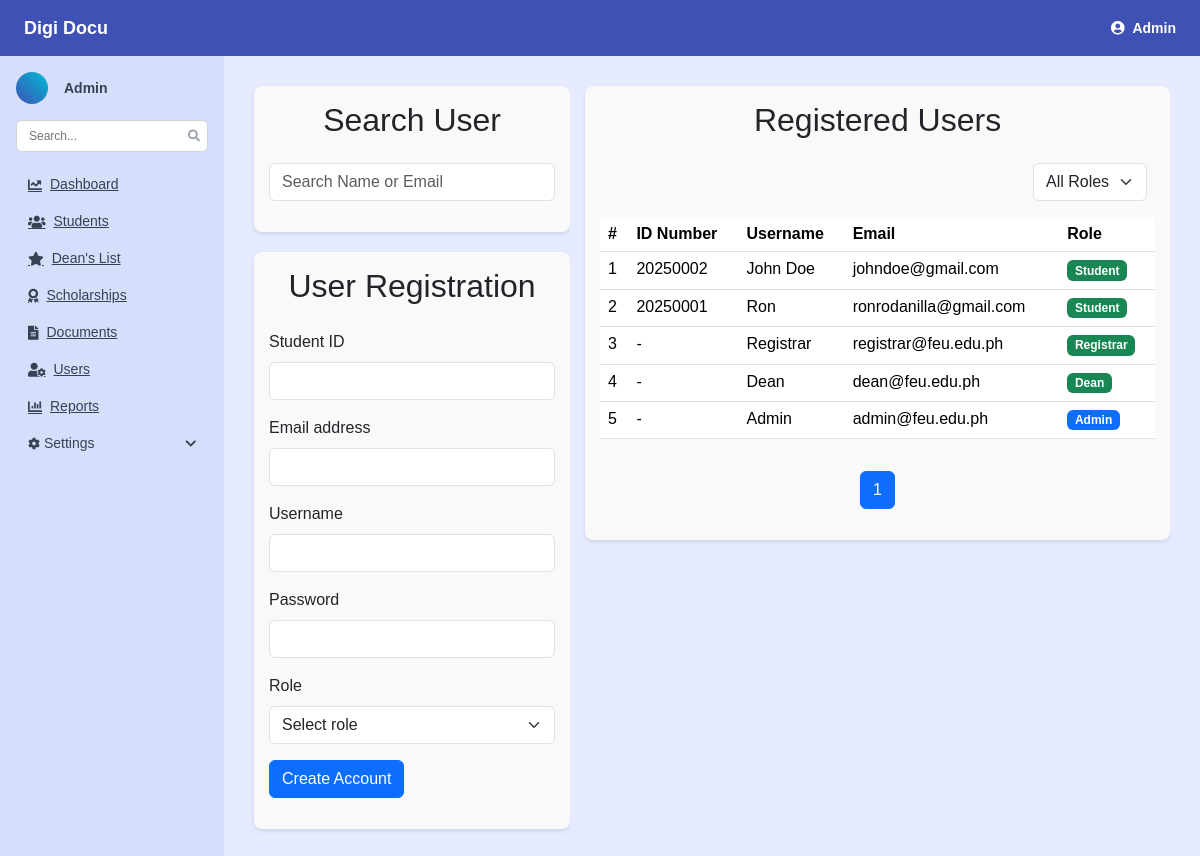
/users.php (signed in), run on an earlier commit of the app's database.
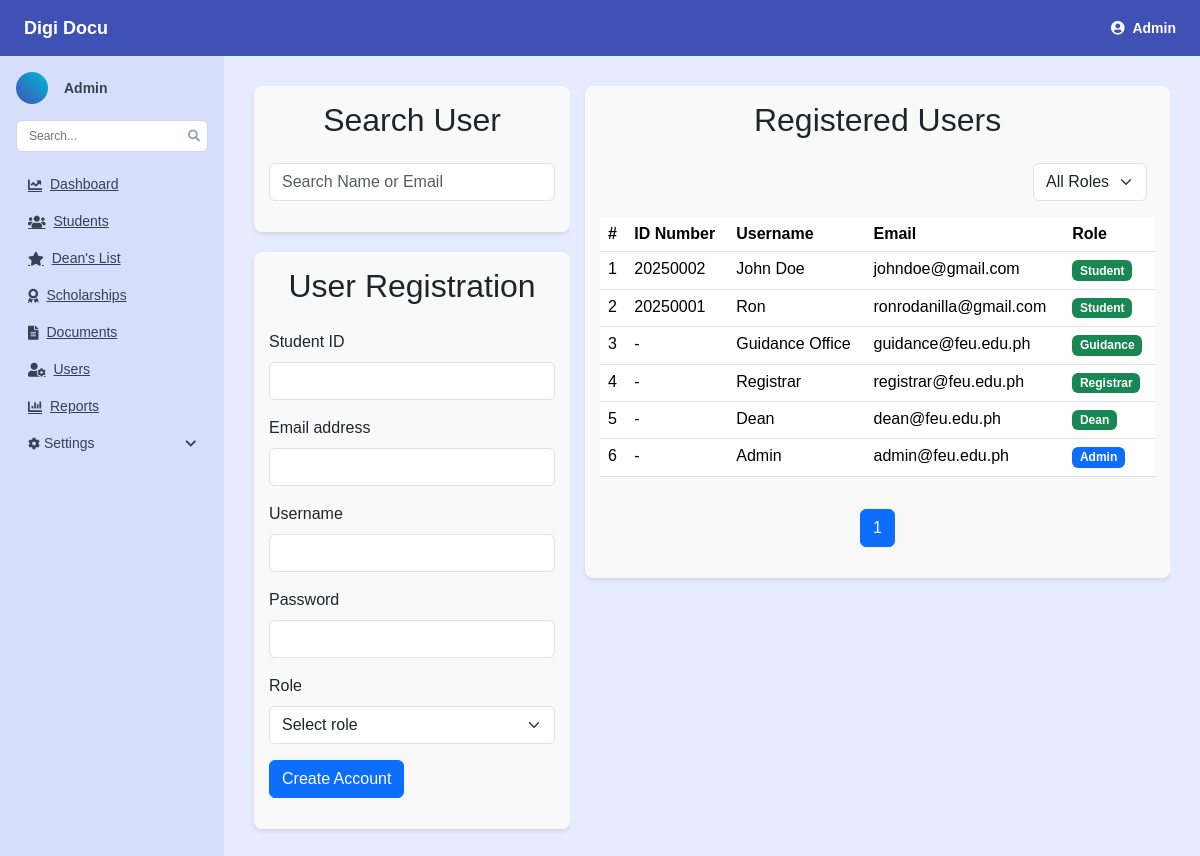
And on a later commit of the database.
### tables this page shows
CREATE TABLE `user` (
  `user_id` int(11) NOT NULL,
  `stud_id` int(11) DEFAULT NULL,
  `email` varchar(255) NOT NULL,
  `user_name` varchar(255) NOT NULL,
  `password` varchar(255) NOT NULL,
  `role` enum('Student','Admin','Dean','Registrar','Guidance') NOT NULL,
  `status` enum('Active','Inactive','Suspended') DEFAULT 'Active',
  `created_at` timestamp NOT NULL DEFAULT current_timestamp(),
  `last_login` timestamp NULL DEFAULT NULL
);

### users.php (the view, shortened to what the changed rows need)
<?php
include('include/db.php');
$limit = 10;
$page = $_GET['page'] ?? 1;
$page = max(1, intval($page));
$offset = ($page - 1) * $limit;
$filterQuery = "";
$params = [];
$paramTypes = "";
$countSql = "SELECT COUNT(*) AS total FROM user" . $filterQuery;
$stmt = $conn->prepare($countSql);
$stmt->execute();
$countResult = $stmt->get_result();
$total_rows = $countResult->fetch_assoc()['total'];
$total_pages = ceil($total_rows / $limit);
$sql = "SELECT * FROM user" . $filterQuery . " ORDER BY stud_id DESC LIMIT ? OFFSET ?";
$params[] = $limit;
$params[] = $offset;
$paramTypes .= "ii";
$stmt = $conn->prepare($sql);
$stmt->bind_param($paramTypes, ...$params);
$stmt->execute();
$users = $stmt->get_result();
?>
<html lang="en">
<head>
    <link rel="stylesheet" href="https://cdnjs.cloudflare.com/ajax/libs/font-awesome/5.15.3/css/all.min.css" />
    <link href="https://cdn.jsdelivr.net/npm/bootstrap@5.3.5/dist/css/bootstrap.min.css" rel="stylesheet"
>
    <link rel="stylesheet" href="css/global.css">
</head>
<body>
    <?php include('include/header.php'); ?>
    <div class="layout-wrapper">
        <div class="main-content flex-grow-1">
            <div class="d-flex">
                <div class="user-left-container">
                    <main class="content-area">
                        <section class="search-user">
                            <h2 class="text-center mb-4">Search User</h2>
                        </section>
                        <section class="user-registration">
                            <h2 class="text-center mb-4">User Registration</h2>
                        </section>
                    </main>
                </div>
                <div class="user-right-container">
                    <main class="content-area">
                        <section class="registered-users">
                            <h2 class="text-center mb-4">Registered Users</h2>
                            <div class="table-responsive">
                                <table class="table" id="userTable">
                                    <thead>
                                        <tr>
                                            <th scope="col">#</th>
                                            <th scope="col">ID Number</th>
                                            <th scope="col">Username</th>
                                            <th scope="col">Email</th>
                                            <th scope="col">Role</th>
                                        </tr>
                                    </thead>
                                    <tbody id="userTableBody">
                                        <?php $rowNum = $offset + 1; ?>
                                        <?php while ($row = $users->fetch_assoc()): ?>
                                        <tr>
                                            <td><?= $rowNum++ ?></td>
                                            <td><?= htmlspecialchars($row['stud_id'] ?? '-') ?></td>
                                            <td class="username"><?= htmlspecialchars($row['user_name']) ?></td>
                                            <td class="email"><?= htmlspecialchars($row['email']) ?></td>
                                            <td>
                                                <span
                                                    class="badge <?= $row['role'] === 'Admin' ? 'bg-primary' : 'bg-success' ?>">
                                                    <?= htmlspecialchars($row['role']) ?>
                                                </span>
                                            </td>
                                        </tr>
                                        <?php endwhile; ?>
                                    </tbody>
                                </table>
                            </div>
                            <div class="d-flex justify-content-center mt-3">
                                <nav aria-label="Page navigation example">
                                    <ul class="pagination">
                                        <?php for ($i = 1; $i <= $total_pages; $i++): ?>
                                        <li class="page-item <?php if ($i == $page) echo 'active'; ?>">
                                            <a class="page-link" href="?page=<?php echo $i; ?>"><?php echo $i; ?></a>
                                        </li>
                                        <?php endfor; ?>
                                    </ul>
                                </nav>
                            </div>
                        </section>
                    </main>
                </div>
            </div>
        </div>
</body>
</html>

### include/header.php (shortened to what the changed rows need)
<?php
if (isset($_SESSION['user_id'])) {
    $user_id = $_SESSION['user_id'];
    $sql = "SELECT user_name FROM user WHERE user_id = ?";
    $stmt = $conn->prepare($sql);
    $stmt->bind_param("i", $user_id);
    $stmt->execute();
    $result = $stmt->get_result();
    $user = $result->fetch_assoc();
}
?>
<header>
    <div class="user-menu">
        <div class="user" onclick="toggleDropdown()">
            <i class="fas fa-user-circle"></i>
            <span><?php echo htmlspecialchars($user['user_name'] ?? 'User'); ?></span>
        </div>
    </div>
</header>

What changed in the data, as far as the page shows it:
added user: stud "-", user_name "Guidance Office", email "guidance@feu.edu.ph", role "Guidance"
